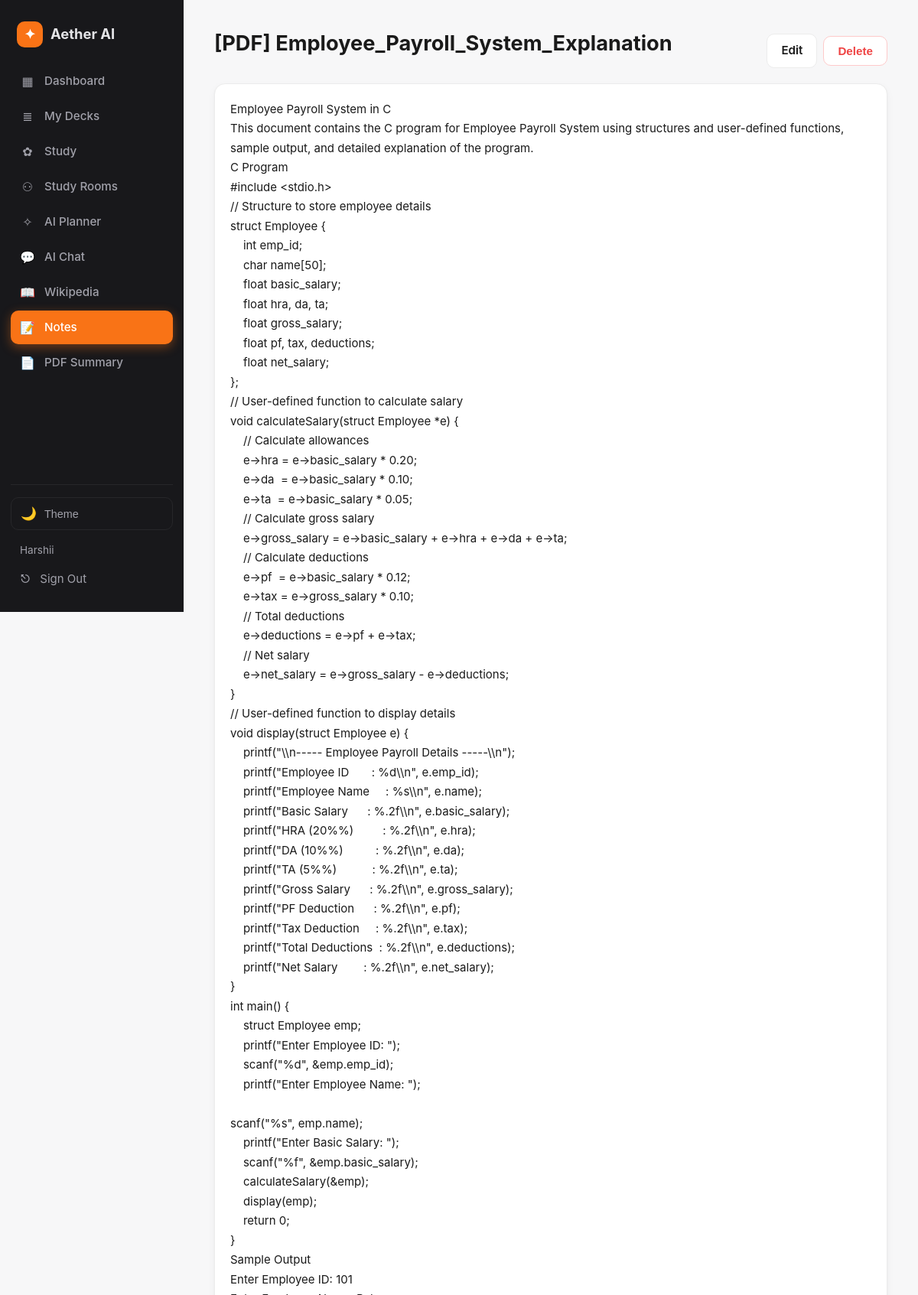
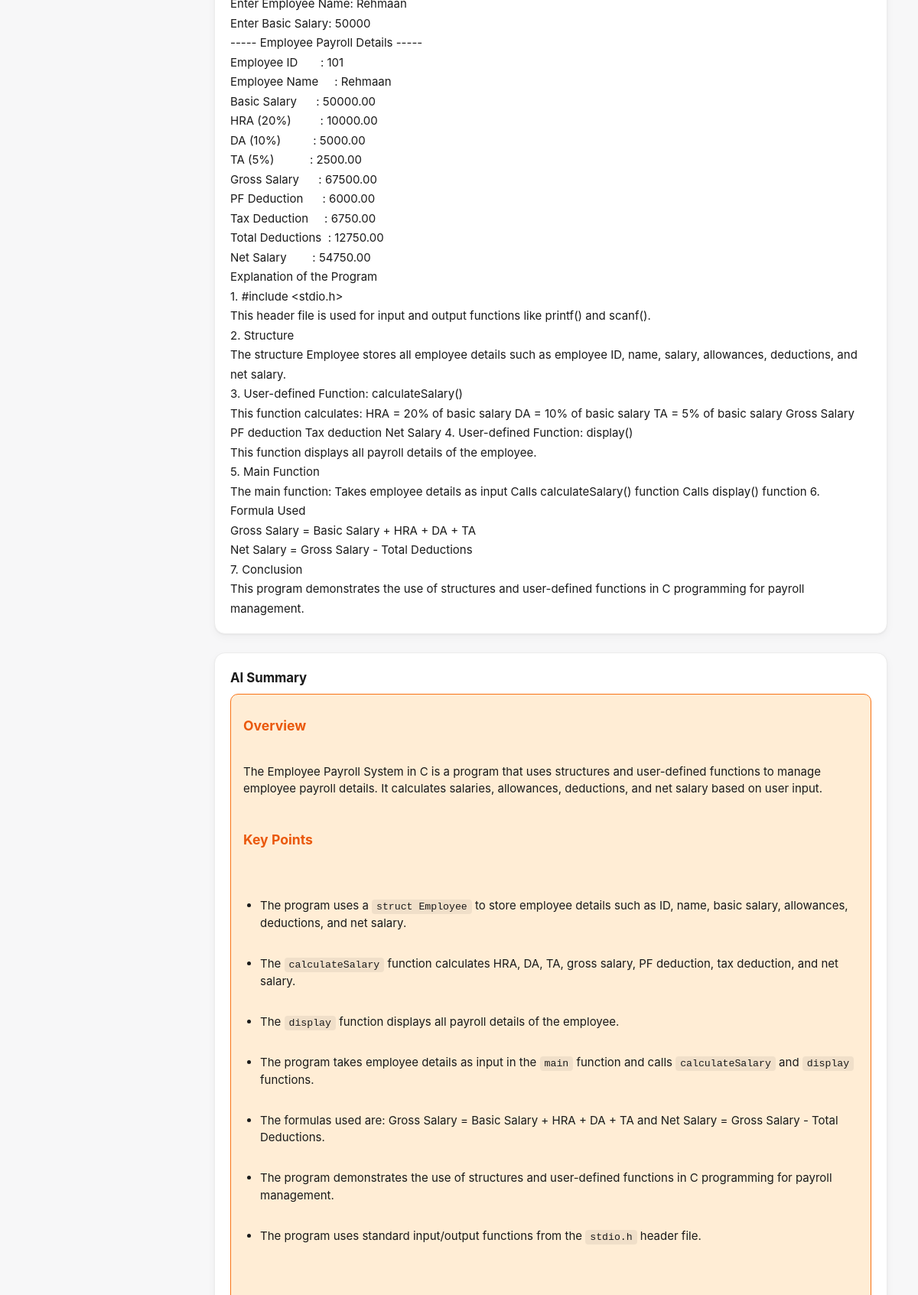
The app's page /notes/1 (signed in, upper part) with its own data (2 pictures, top to bottom).
### app/models.py (models this page shows, shortened)
class User(UserMixin, db.Model):
    __tablename__ = "users"
    id = db.Column(db.Integer, primary_key=True)
    email = db.Column(db.String(120), unique=True, nullable=False)
    name = db.Column(db.String(80), nullable=False, default="Learner")
    password_hash = db.Column(db.String(256), nullable=False)
    email_verified = db.Column(db.Boolean, default=False)
    created_at = db.Column(db.DateTime, default=datetime.utcnow)
    notes = db.relationship("Note", backref="user", cascade="all,delete", lazy=True)
    decks = db.relationship("Deck", backref="user", cascade="all,delete", lazy=True)
    quizzes = db.relationship("Quiz", backref="user", cascade="all,delete", lazy=True)
    sessions = db.relationship("ChatSession", backref="user", cascade="all,delete", lazy=True)
    plans = db.relationship("StudyPlan", backref="user", cascade="all,delete", lazy=True)
    rooms = db.relationship("StudyRoom", backref="user", cascade="all,delete", lazy=True)
    activities = db.relationship("StudyActivity", backref="user", cascade="all,delete", lazy=True)

class Note(db.Model):
    __tablename__ = "notes"
    id = db.Column(db.Integer, primary_key=True)
    user_id = db.Column(db.Integer, db.ForeignKey("users.id"), nullable=False)
    title = db.Column(db.String(200), nullable=False)
    content = db.Column(db.Text, nullable=False, default="")
    summary = db.Column(db.Text, nullable=True)
    created_at = db.Column(db.DateTime, default=datetime.utcnow)
    updated_at = db.Column(db.DateTime, default=datetime.utcnow, onupdate=datetime.utcnow)

### app/routes/notes.py (the view)
@notes_bp.route("/<int:note_id>")
@login_required
def view(note_id):
    note = Note.query.get_or_404(note_id)
    if note.user_id != current_user.id:
        abort(403)
    return render_template("notes/view.html", note=note)

### app/templates/notes/view.html (shortened to what this page needs)
{% extends "base.html" %}
{% block content %}
<div class="page-head row-between">
  <h1>{{ note.title }}</h1>
  <div class="row-gap">
    <a class="btn-outline" href="{{ url_for('notes.edit', note_id=note.id) }}">Edit</a>
    <form method="POST" action="{{ url_for('notes.delete', note_id=note.id) }}"
          onsubmit="return confirm('Delete this note?')">
      <button class="btn-outline danger">Delete</button>
    </form>
  </div>
</div>
<div class="card"><article class="note-body">{{ note.content }}</article></div>
<div class="card mt-24">
  <h3>AI Summary</h3>
  {% if note.summary %}
  <div class="ai-summary">{{ note.summary|md }}</div>
{% else %}
    <p class="muted">No summary yet.</p>
  {% endif %}
</div>
{% endblock %}

### app/templates/base.html (shortened to what this page needs)
<!DOCTYPE html>
<html lang="en">
<head>
  <link rel="stylesheet" href="{{ url_for('static', filename='css/styles.css') }}">
</head>
<body class="{% if current_user.is_authenticated %}has-sidebar{% endif %}">
{% if current_user.is_authenticated %}
  <aside class="sidebar" id="sidebar">
    <a class="brand" href="{{ url_for('dashboard.index') }}">
      <span class="brand-logo">✦</span>
      <span class="brand-name">{{ BRAND }}</span>
    </a>
    <nav class="side-nav">
      <a href="{{ url_for('dashboard.index') }}"
         class="{% if request.endpoint == 'dashboard.index' %}active{% endif %}">
        <span class="ico">▦</span> Dashboard
      </a>
      <a href="{{ url_for('flashcards.index') }}"
         class="{% if request.blueprint == 'flashcards' %}active{% endif %}">
        <span class="ico">≣</span> My Decks
      </a>
      <a href="{{ url_for('quizzes.index') }}"
         class="{% if request.blueprint == 'quizzes' %}active{% endif %}">
        <span class="ico">✿</span> Study
      </a>
      <a href="{{ url_for('rooms.index') }}"
         class="{% if request.blueprint == 'rooms' %}active{% endif %}">
        <span class="ico">⚇</span> Study Rooms
      </a>
      <a href="{{ url_for('planner.index') }}"
         class="{% if request.blueprint == 'planner' %}active{% endif %}">
        <span class="ico">✧</span> AI Planner
      </a>
      <a href="{{ url_for('chat.index') }}"
         class="{% if request.blueprint == 'chat' %}active{% endif %}">
        <span class="ico">💬</span> AI Chat
      </a>
      <a href="{{ url_for('wikipedia.index') }}"
         class="{% if request.blueprint == 'wikipedia' %}active{% endif %}">
        <span class="ico">📖</span> Wikipedia
      </a>
      <a href="{{ url_for('notes.index') }}"
         class="{% if request.blueprint == 'notes' %}active{% endif %}">
        <span class="ico">📝</span> Notes
      </a>
      <a href="{{ url_for('pdf.index') }}"
         class="{% if request.blueprint == 'pdf' %}active{% endif %}">
        <span class="ico">📄</span> PDF Summary
      </a>
    </nav>
        <div class="side-bottom">
      <button class="theme-toggle" id="theme-toggle" aria-label="Toggle dark mode">
        <span class="theme-icon-dark">🌙</span>
        <span class="theme-label">Theme</span>
      </button>
      <div class="user-line">{{ current_user.name }}</div>
      <a class="side-logout" href="{{ url_for('auth.logout') }}">
        <span class="ico">⎋</span> Sign Out
      </a>
    </div>
  </aside>
{% endif %}
<main class="{% if current_user.is_authenticated %}content{% else %}container{% endif %}">
  {% block content %}{% endblock %}
</main>
</body>
</html>

### records on screen
User: name "Harshii"
Note: title "[PDF] Employee_Payroll_System_Explanation", content "Employee Payroll System in C This document contains the C program for Employee Payroll System using structures and user-defined functions, sample output, and detailed explanation of the program. C Program #include <stdio.h> // Structure to store employee details struct Employee { int emp_id; char name[50]; float basic_salary; float hra, da, ta; float gross_salary; float pf, tax, deductions; float net_salary; }; // User-defined function to calculate salary void calculateSalary(struct Employee *e) { // Calculate allowances e->hra = e->basic_salary * 0.20; e->da = e->basic_salary * 0.10; e->ta = e->basic_salary * 0.05; // Calculate gross salary e->gross_salary = e->basic_salary + e->hra +…", summary|md "Overview The Employee Payroll System in C is a program that uses structures and user-defined functions to manage employee payroll details. It calculates salaries, allowances, deductions, and net salary based on user input. Key Points The program uses a struct Employee to store employee details such as ID, name, basic salary, allowances, deductions, and net salary. The calculateSalary function calculates HRA, DA, TA, gross salary, PF deduction, tax deduction, and net salary. The display function displays all payroll details of the employee. The program takes employee details as input in the main function and calls calculateSalary and display functions. The formulas used are: Gross Salary =…"

### other values on screen
{{ BRAND }} "Aether AI"
